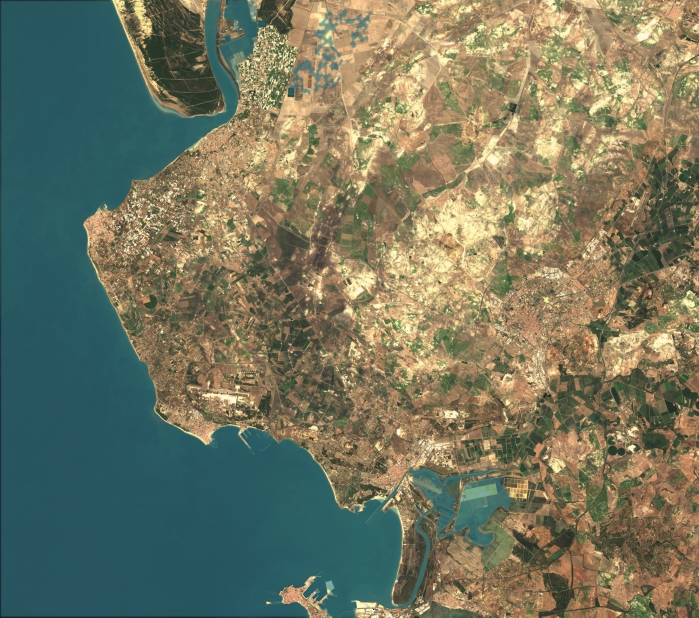
#> input picture lemo-sherry-driehoek/assets/albedo.jpg, 1398 x 1235 px, given in place of t_2.2.jpg, which was not available (shown at 1/2 size)
$ python storyboard.py ../assets
#> lines starting #> are read from the running program, lines starting #| are printed output that depends on the picture
"""Storyboard: 9 key shots met nummer, kader, duur en regel eronder. usage: python -I tools/storyboard.py <project>"""
import sys, os
from PIL import Image, ImageDraw, ImageFont
P = sys.argv[1]; SB = os.path.join(P, 'out', 'sb')
SHOTS = [(2.2, '1 · dichtbij, laag · 0–4 s', 'Trage track over albariza ten noorden van Jerez', 'Deze witte grond maakt sherry mogelijk.'),
  (7.0, '2 · klim · 4–13 s', 'Kraan omhoog, de kust komt in beeld', 'Albariza: kalkrijke mergel die water vasthoudt …'),
  (12.2, '2 · breed · 4–13 s', 'Drie pins, driehoek met gemeten km', 'Die grond ligt tussen Jerez, Sanlúcar en El Puerto.'),
  (15.8, '3 · pull-out west · 13–18 s', 'Poniente stroomt uit de oceaan (amber)', 'Uit het westen waait de poniente …'),
  (24.0, '4 · push-in · 18–31 s', 'Sanlúcar aan de monding, ringpuls', 'In Sanlúcar, aan de riviermonding …'),
  (29.6, '4 · medium · 18–31 s', 'Na halve maat stilte: de regel', 'Alleen in Sanlúcar mag manzanilla rijpen.'),
  (34.2, '5 · orbit oost · 31–36 s', 'Levante uit het binnenland (teal)', 'Uit het oosten komt de levante: heet en droog.'),
  (37.8, '6 · klim · 36–39 s', 'Hele driehoek, getal blijft staan', 'Twee winden, één witte bodem.'),
  (41.5, '7 · eindkaart · 39–44 s', 'Huisstijl VinoVonk, CTA', '(geen stem)')]
F = os.path.join(P, 'fonts', 'BarlowCondensed-SemiBold.ttf'); FR = os.path.join(P, 'fonts', 'BarlowCondensed-Regular.ttf')
f1, f2 = ImageFont.truetype(F, 30), ImageFont.truetype(FR, 24)
w, h, cap, cols = 420, 747, 120, 3
S = Image.new('RGB', (cols * w + (cols + 1) * 20, 3 * (h + cap) + 4 * 20 + 90), (14, 16, 20)); d = ImageDraw.Draw(S)
#> after `S = Image.new('RGB', (cols * w + (cols + 1) * 20, 3 * (h + cap) + 4 * `:
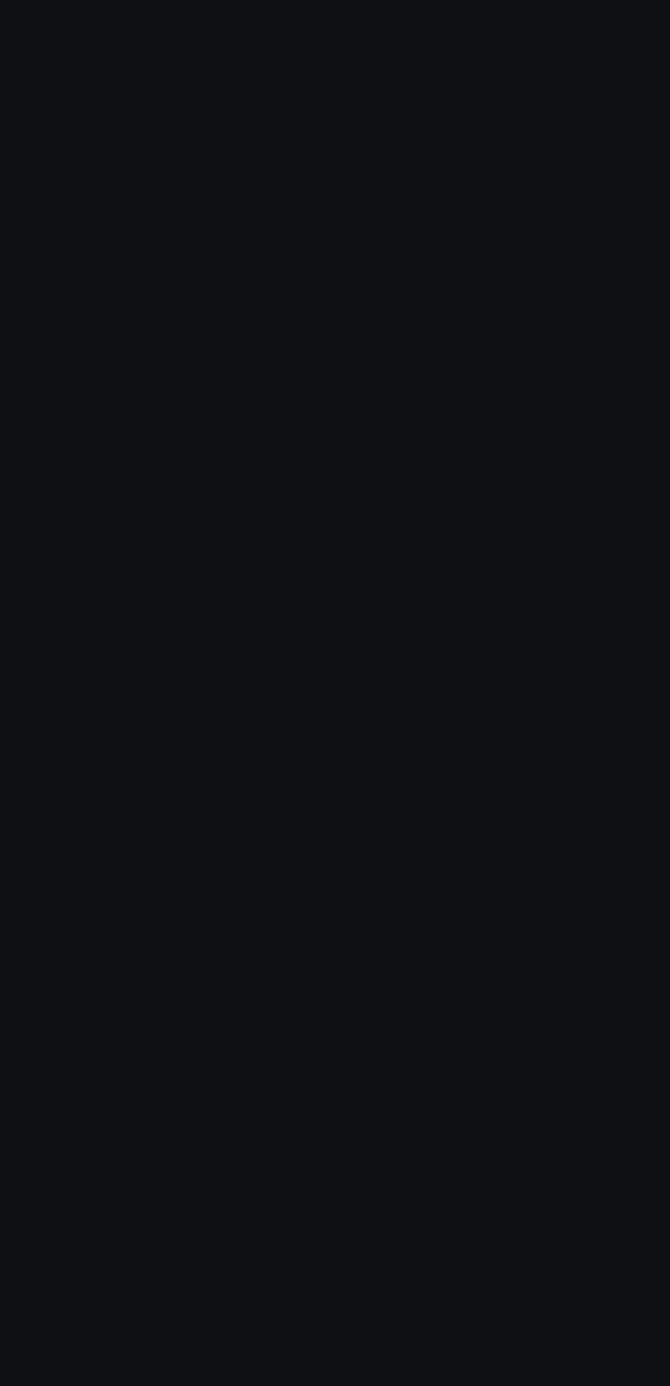
#> S: PIL image 1340x2771 RGB (shown at 1/2 size); mean R, G, B 14, 16, 20
d.text((20, 26), 'SHERRY-DRIEHOEK · STORYBOARD · 9:16 · ±44 S · 3D MAP EXPLAINER', font=ImageFont.truetype(F, 40), fill=(246, 238, 224))
for k, (t, a, b, c) in enumerate(SHOTS):
    x, y = 20 + (k % cols) * (w + 20), 90 + (k // cols) * (h + cap + 20)
    S.paste(Image.open(os.path.join(SB, f't_{t:g}.jpg')).convert('RGB').resize((w, h), Image.LANCZOS), (x, y))
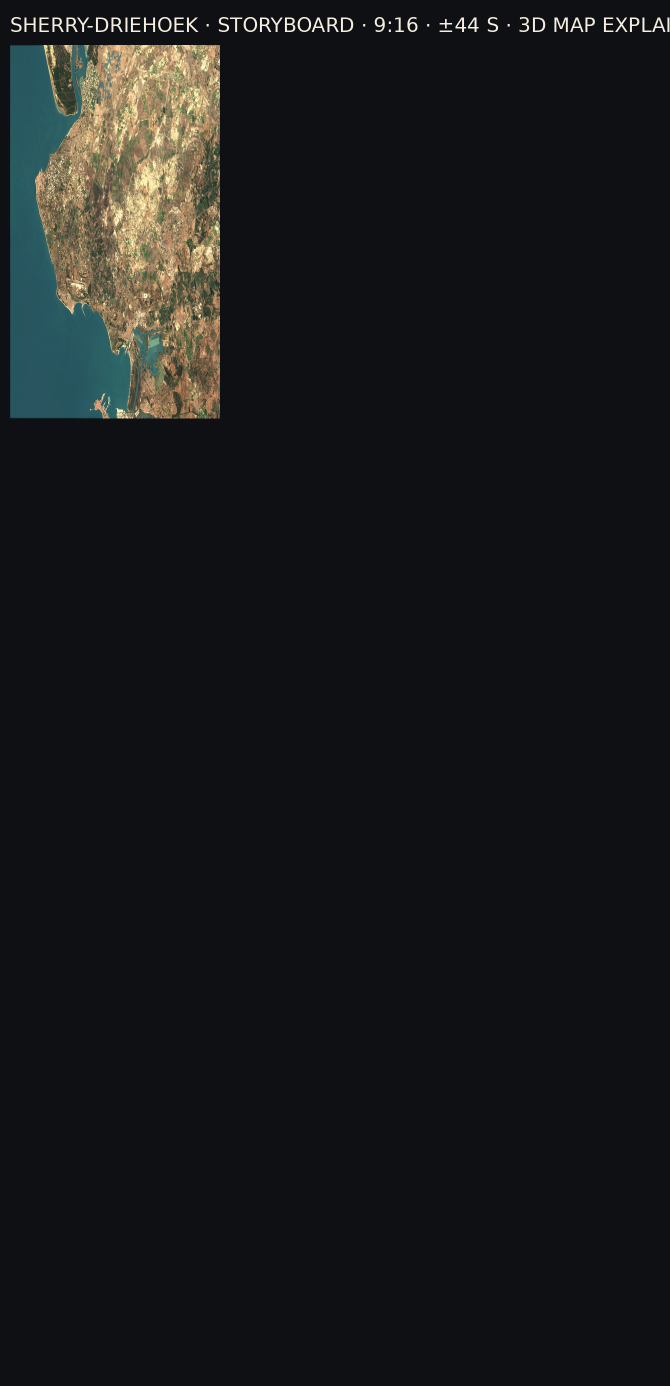
#> S: PIL image 1340x2771 RGB (shown at 1/2 size); mean R, G, B 23.2, 25.2, 27
    d.text((x, y + h + 8), a.upper(), font=f1, fill=(255, 195, 107))
    d.text((x, y + h + 44), b, font=f2, fill=(232, 224, 208))
    d.text((x, y + h + 76), '“' + c + '”', font=f2, fill=(170, 170, 170))
#> pass 2 of the loop `for k, (t, a, b, c) in enumerate(SHOTS):`:
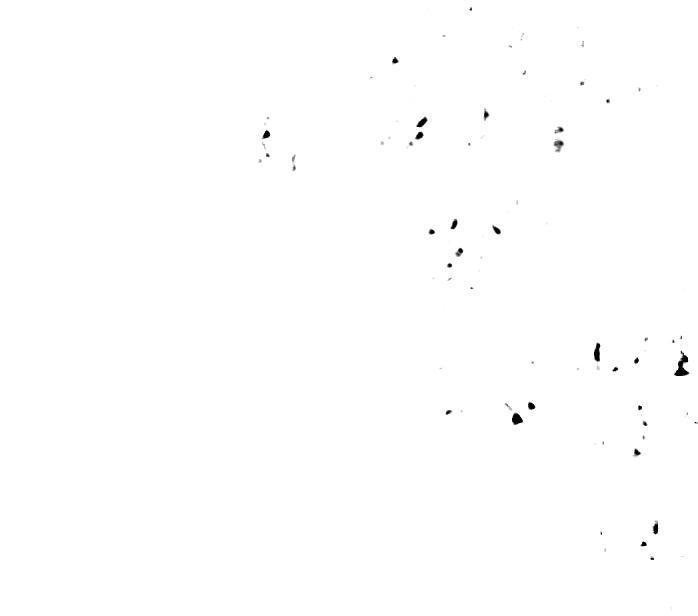
#> input picture lemo-sherry-driehoek/assets/shadow.png, 698 x 616 px, given in place of t_7.jpg, which was not available
#> `S.paste(Image.open(os.path.join(SB, f't_{t:g}.jpg')).convert('RGB').re..`:
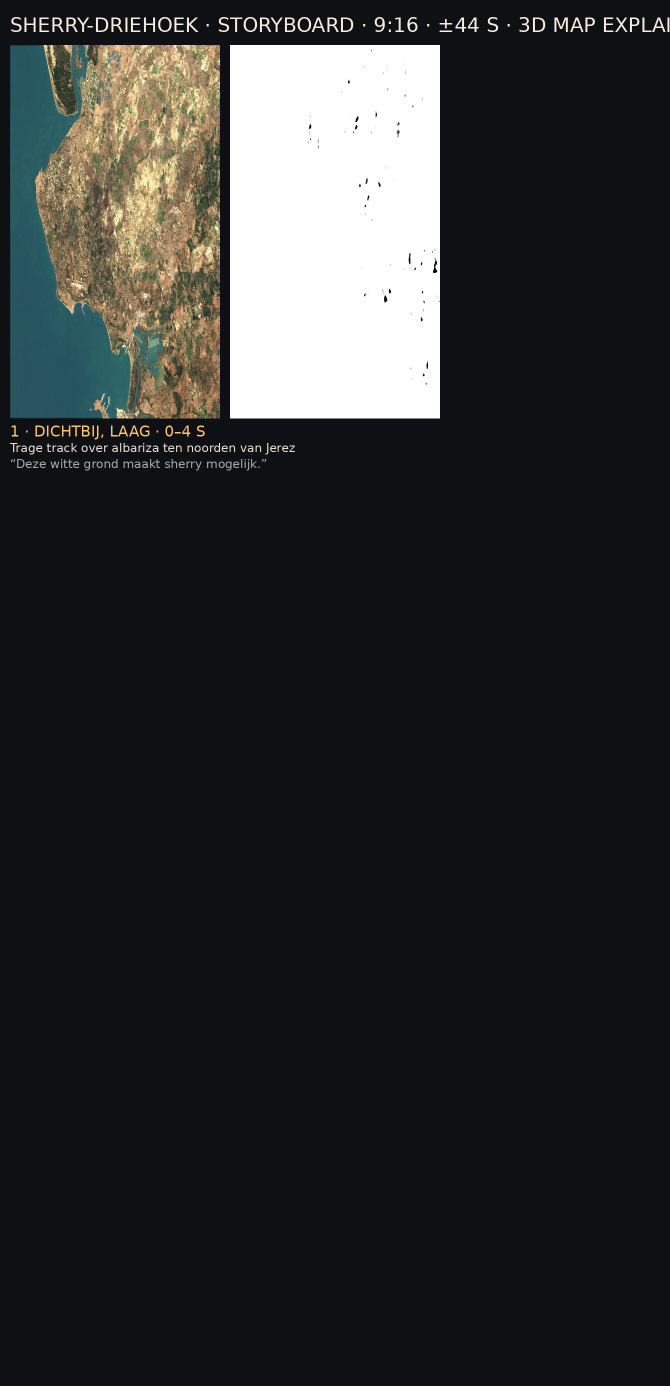
#> S: PIL image 1340x2771 RGB (shown at 1/2 size); mean R, G, B 43.9, 45.7, 47.1
#> (the run stopped early here; a loop or call above may not have finished)
